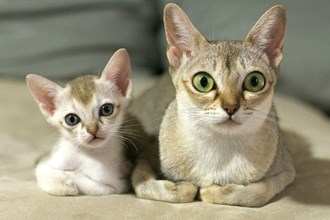
%> input picture Project1/cat.jpg, 330 x 220 px
$ octave --eval "result = halftone('cat.jpg');"   (GNU Octave 9; MATLAB toolbox functions it lacks are replaced by stand-ins)
%> lines starting %> are read from the running program, lines starting %| are printed output that depends on the picture
### Project1/scaleImage.m
function [img] = scaleImage(in_img);
img = imresize(in_img,size(in_img)/3);

### Project1/halftone.m
function [ht_img] = halftone(imgname);
%> called with imgname = 'cat.jpg'
t1 = [0 0 0 ; 0 0 0 ; 0 0 0];
t2 = [0 1 0 ; 0 0 0 ; 0 0 0];
t3 = [0 1 0 ; 0 0 0 ; 0 0 1];
t4 = [1 1 0 ; 0 0 0 ; 0 0 1];
t5 = [1 1 0 ; 0 0 0 ; 1 0 1];
t6 = [1 1 1 ; 0 0 0 ; 1 0 1];
t7 = [1 1 1 ; 0 0 1 ; 1 0 1];
t8 = [1 1 1 ; 0 0 1 ; 1 1 1];
t9 = [1 1 1 ; 1 0 1 ; 1 1 1];
t10 = [1 1 1 ; 1 1 1 ; 1 1 1];
h = 1;% hieght index of hTone image
w = 1;% width index of hTone image
img = imread(imgname);%reading image by name input
%> img is the input picture: size 220x330x3 uint8; mean R, G, B 150.8, 144.5, 122.2
img_gray = scaleImage(rgb2gray(img));%convert image to grayscale and scale it H/3 and W/3
%> in scaleImage, `img = imresize(in_img,size(in_img)/3);`:
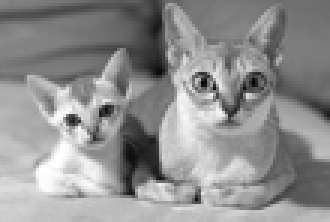
%> img: size 74x110 uint8 (shown 3 times larger); min 7, max 255, mean 143.9
img_size = size(img_gray);%size of original image
%> img_size = [74 110]
img_size_scaled = img_size*3;%scaled for halftoning
%> img_size_scaled = [222 330]
ht_img = zeros(img_size_scaled(1,1),img_size_scaled(1,2));%initialize output image halftoned
for x=1:img_size(1,2)%concatenating for each pixel in ht_img
    for y=1:img_size(1,1)
      if img_gray(y,x) < 22
          ht_img(h:h+2,w:w+2)=t10;
      elseif img_gray(y,x) < 48
          ht_img(h:h+2,w:w+2)=t9;
      elseif img_gray(y,x) < 74
          ht_img(h:h+2,w:w+2)=t8;
      elseif img_gray(y,x) < 100
          ht_img(h:h+2,w:w+2)=t7;
      elseif img_gray(y,x) < 126
          ht_img(h:h+2,w:w+2)=t6;
      elseif img_gray(y,x) < 152
          ht_img(h:h+2,w:w+2)=t5;
      elseif img_gray(y,x) < 178
          ht_img(h:h+2,w:w+2)=t4;
      elseif img_gray(y,x) < 204
          ht_img(h:h+2,w:w+2)=t3;
      elseif img_gray(y,x) < 230
          ht_img(h:h+2,w:w+2)=t2;
      else
          ht_img(h:h+2,w:w+2)= t1;
      end
    h = h + 3;
    end
    h=1;
    w = w + 3;

end
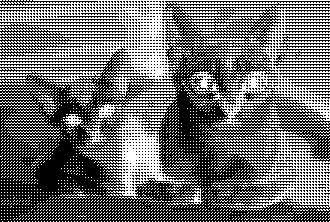
%> ht_img: size 222x330 double; values 0 (black) and 1 (white), 42.4% white in thin lines or dots
%> after the loop, w = 331
